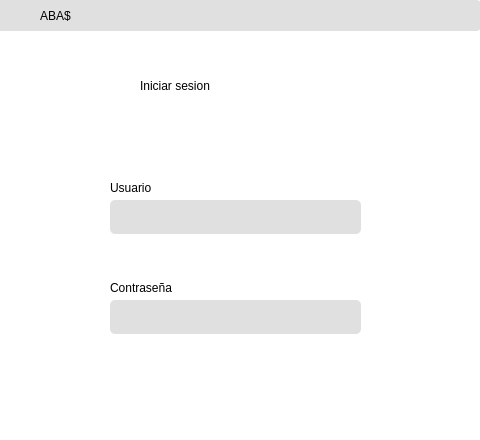
<?xml version="1.0" encoding="UTF-8"?>
<ui version="4.0">
 <class>MainWindow</class>
 <widget class="QMainWindow" name="MainWindow">
  <property name="geometry">
   <rect>
    <x>0</x>
    <y>0</y>
    <width>480</width>
    <height>440</height>
   </rect>
  </property>
  <property name="minimumSize">
   <size>
    <width>480</width>
    <height>440</height>
   </size>
  </property>
  <property name="maximumSize">
   <size>
    <width>1000000</width>
    <height>1000000</height>
   </size>
  </property>
  <property name="windowTitle">
   <string>MainWindow</string>
  </property>
  <property name="windowIcon">
   <iconset>
    <normaloff>../IMGS/a81q5-rmlr3-001.ico</normaloff>../IMGS/a81q5-rmlr3-001.ico</iconset>
  </property>
  <property name="styleSheet">
   <string notr="true">background-color: #ffffff;
border-radius: 5px;</string>
  </property>
  <property name="inputMethodHints">
   <set>Qt::ImhNone</set>
  </property>
  <widget class="QWidget" name="centralwidget">
   <property name="styleSheet">
    <string notr="true">QLineEdit {

background-color: #E0E0E0;
border-radius: 5px;
left: 5px;
height: 20px;
color: black;

}

QLabel{
color: #000000;

}</string>
   </property>
   <widget class="QLabel" name="Iniciarsesion">
    <property name="geometry">
     <rect>
      <x>140</x>
      <y>70</y>
      <width>191</width>
      <height>31</height>
     </rect>
    </property>
    <property name="styleSheet">
     <string notr="true">font: 23pt &quot;Bahnschrift Light&quot;;
color: #000000;</string>
    </property>
    <property name="text">
     <string>Iniciar sesion</string>
    </property>
   </widget>
   <widget class="QLabel" name="Usuario">
    <property name="geometry">
     <rect>
      <x>110</x>
      <y>180</y>
      <width>71</width>
      <height>16</height>
     </rect>
    </property>
    <property name="styleSheet">
     <string notr="true">font: 15pt &quot;Bahnschrift Light&quot;;</string>
    </property>
    <property name="text">
     <string>Usuario</string>
    </property>
   </widget>
   <widget class="QLabel" name="version">
    <property name="geometry">
     <rect>
      <x>430</x>
      <y>410</y>
      <width>31</width>
      <height>16</height>
     </rect>
    </property>
    <property name="styleSheet">
     <string notr="true">color: #000000;
font: 9pt &quot;Bahnschrift Light&quot;;</string>
    </property>
    <property name="text">
     <string/>
    </property>
   </widget>
   <widget class="QLabel" name="contrasena">
    <property name="geometry">
     <rect>
      <x>110</x>
      <y>280</y>
      <width>111</width>
      <height>16</height>
     </rect>
    </property>
    <property name="styleSheet">
     <string notr="true">font: 15pt &quot;Bahnschrift Light&quot;;</string>
    </property>
    <property name="text">
     <string>Contraseña</string>
    </property>
   </widget>
   <widget class="QLineEdit" name="Inputusuario">
    <property name="geometry">
     <rect>
      <x>110</x>
      <y>200</y>
      <width>251</width>
      <height>34</height>
     </rect>
    </property>
    <property name="minimumSize">
     <size>
      <width>0</width>
      <height>34</height>
     </size>
    </property>
    <property name="font">
     <font>
      <family>Bahnschrift Light</family>
      <pointsize>12</pointsize>
     </font>
    </property>
    <property name="styleSheet">
     <string notr="true">padding-left: 10px;

</string>
    </property>
    <property name="inputMethodHints">
     <set>Qt::ImhDialableCharactersOnly|Qt::ImhDigitsOnly|Qt::ImhEmailCharactersOnly|Qt::ImhFormattedNumbersOnly|Qt::ImhLatinOnly|Qt::ImhLowercaseOnly|Qt::ImhUppercaseOnly|Qt::ImhUrlCharactersOnly</set>
    </property>
    <property name="text">
     <string/>
    </property>
    <property name="cursorPosition">
     <number>0</number>
    </property>
    <property name="alignment">
     <set>Qt::AlignLeading|Qt::AlignLeft|Qt::AlignVCenter</set>
    </property>
    <property name="clearButtonEnabled">
     <bool>false</bool>
    </property>
   </widget>
   <widget class="QLineEdit" name="Inputcontrasena">
    <property name="geometry">
     <rect>
      <x>110</x>
      <y>300</y>
      <width>251</width>
      <height>34</height>
     </rect>
    </property>
    <property name="font">
     <font>
      <family>Bahnschrift Light</family>
      <pointsize>12</pointsize>
     </font>
    </property>
    <property name="styleSheet">
     <string notr="true">padding-left: 10px;


</string>
    </property>
    <property name="locale">
     <locale language="Spanish" country="UnitedStates"/>
    </property>
    <property name="inputMethodHints">
     <set>Qt::ImhHiddenText|Qt::ImhNoAutoUppercase|Qt::ImhNoPredictiveText|Qt::ImhPreferLowercase|Qt::ImhSensitiveData</set>
    </property>
    <property name="text">
     <string/>
    </property>
    <property name="echoMode">
     <enum>QLineEdit::Password</enum>
    </property>
   </widget>
   <widget class="QWidget" name="widget" native="true">
    <property name="geometry">
     <rect>
      <x>-10</x>
      <y>0</y>
      <width>491</width>
      <height>31</height>
     </rect>
    </property>
    <property name="styleSheet">
     <string notr="true">background-color: #E0E0E0;

</string>
    </property>
    <widget class="QLabel" name="system">
     <property name="geometry">
      <rect>
       <x>50</x>
       <y>0</y>
       <width>41</width>
       <height>31</height>
      </rect>
     </property>
     <property name="styleSheet">
      <string notr="true">font: 10.5pt &quot;Bahnschrift Light&quot;;
color: rgb(0, 0, 0);</string>
     </property>
     <property name="text">
      <string>ABA$</string>
     </property>
    </widget>
    <widget class="QPushButton" name="cerrar">
     <property name="geometry">
      <rect>
       <x>460</x>
       <y>0</y>
       <width>31</width>
       <height>31</height>
      </rect>
     </property>
     <property name="cursor">
      <cursorShape>PointingHandCursor</cursorShape>
     </property>
     <property name="styleSheet">
      <string notr="true">:hover{
background-color: #BABABA;

}</string>
     </property>
     <property name="text">
      <string/>
     </property>
     <property name="icon">
      <iconset>
       <normaloff>../IMGS/08.png</normaloff>../IMGS/08.png</iconset>
     </property>
    </widget>
    <widget class="QPushButton" name="minimizar">
     <property name="geometry">
      <rect>
       <x>430</x>
       <y>0</y>
       <width>31</width>
       <height>31</height>
      </rect>
     </property>
     <property name="cursor">
      <cursorShape>PointingHandCursor</cursorShape>
     </property>
     <property name="styleSheet">
      <string notr="true">:hover{
background-color: #BABABA;

}</string>
     </property>
     <property name="inputMethodHints">
      <set>Qt::ImhNone</set>
     </property>
     <property name="text">
      <string/>
     </property>
     <property name="icon">
      <iconset>
       <normaloff>../IMGS/09.png</normaloff>../IMGS/09.png</iconset>
     </property>
    </widget>
    <widget class="QLabel" name="logo">
     <property name="geometry">
      <rect>
       <x>20</x>
       <y>0</y>
       <width>29</width>
       <height>31</height>
      </rect>
     </property>
     <property name="text">
      <string/>
     </property>
     <property name="pixmap">
      <pixmap>../IMGS/11.png</pixmap>
     </property>
    </widget>
   </widget>
  </widget>
 </widget>
 <resources/>
 <connections/>
</ui>
